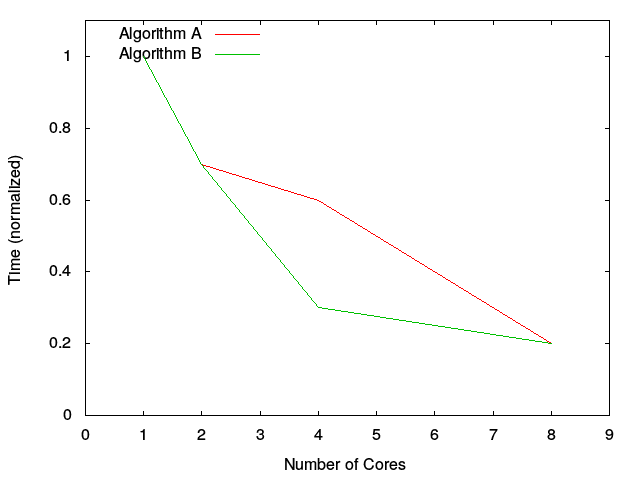

This chart was generated by the following gnuplot code:
set terminal png
set xlabel "Number of Cores"
set ylabel "Time (normalized)"
set xrange[0:9]
set yrange[0:1.1]
set output 'times-norm.png'
set key left top
plot "times-norm.dat" using 1:2 title 'Algorithm A' with lines,\
     "times-norm.dat" using 1:3 title 'Algorithm B' with lines
